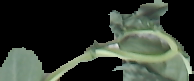
#> input picture src/tools/dataset/ 0- 0.png, 194 x 81 px, given as the content of the folder /home/pi/20220501-1000, which was not available
$ python preprocess.py
#> lines starting #> are read from the running program, lines starting #| are printed output that depends on the picture; after the words box and inside, x2 and y2 are one past the last pixel; in counts of white or black regions, pixels touching at a corner belong together; pictures that were not available may be replaced by others from this repository, and a replacement may not be noted
import cv2
from os.path import join as pj
import numpy as np
from os import listdir
from os.path import isfile

PIX_PER_MM = 2.3

def list_files(mypath):
#> in test, img is the input picture: shape (81, 194, 3); mean B, G, R 49.1, 58.8, 51.1
    return [f for f in listdir(mypath) if isfile(pj(mypath, f))]

def list_folders(mypath):
    return [f for f in listdir(mypath) if not isfile(pj(mypath, f))]

def green_cord(img, min_area = 600, max_area = 9e20, draw=False, k=1.1):
    """
    Extract all plant-lile part form given image. Ignore tiny ones, and merge close ones.

    @param img: image BGR
    @param min_area: min size to ignore, default 600 is about 1 cm^2
    @param max_area: max size to ignore
    @param draw: if to draw bounding box on masked image
    @param k: ratio of neighboring blocks to merge

    @return out: bounding box coords [x,y,w,h]
    @return img_green: background masked image
    """
#> called with min_area = 600, max_area = 9e+20, draw = False, k = 1.1

    hsv = cv2.cvtColor(img, cv2.COLOR_BGR2HSV)
#> hsv: shape (81, 194, 3); mean H, S, V 23.6, 19.6, 58.8

    # green parameters
    lower_green =  np.array([30,33,33])

    higher_green = np.array([80,255,255])


    mask = cv2.inRange(hsv, lower_green, higher_green)
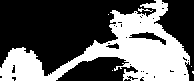
#> mask: shape (81, 194); 37.8% white; 6 white regions (4 under 20 px), largest, box (x1, y1, x2, y2) and area: (0, 0, 190, 81) 5908, (138, 8, 153, 12) 25
    kernel = cv2.getStructuringElement(cv2.MORPH_RECT,(3, 3))


    opened = cv2.morphologyEx(mask, cv2.MORPH_CLOSE, kernel,iterations=3)
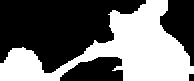
#> opened: shape (81, 194); 42.6% white; 1 white region


    img_green = cv2.bitwise_and(img, img, mask = opened)

    contours, hierarchy = cv2.findContours(opened, cv2.RETR_EXTERNAL, cv2.CHAIN_APPROX_SIMPLE)
#> contours = 1 contour; box (x1, y1, x2, y2) and area: (0, 0, 194, 81) 6390
    Coordinates_list = []
    for c in range(len(contours)):
        area = cv2.contourArea(contours[c], False)
        if min_area < area < max_area:
            x,y,w,h = cv2.boundingRect(contours[c])
            # Coordinates_list.append([[x,y],[x+w,y+h]]) # append bounding box
            Coordinates_list.append([x,y,w,h]) # append params
        else:
            x,y,w,h = cv2.boundingRect(contours[c])
            cv2.rectangle(img_green, (x, y), (x+w,y+h), (0, 0, 0), thickness=-1)
#> this loop made 1 pass
#> (area, x, y, w, h) on pass 1: (6390, 0, 0, 194, 81)
#> after the loop, Coordinates_list = [[0, 0, 194, 81]]

    # merge neighbor counters
    out=[]
    crd_length = len(Coordinates_list)
#> crd_length = 1
    for i in range(crd_length):
        for j in range(i,crd_length):
            if i==j:
                if i == 0 and crd_length==0:
                    # print('??')
                    out.append(Coordinates_list[i])
                continue
            # [6 lines of commented-out code are left out]
            c1=Coordinates_list[i]
            c2=Coordinates_list[j]
            # (x1 -x2 +(w1-w2)/2) < 1/k(w1 + w2)
            if abs(c1[0] - c2[0] + (c1[2] -c2[2])/2)< (c1[2] +c2[2])/k and abs(c1[1] - c2[1] + (c1[3] -c2[3])/2)< (c1[3] +c2[3])/k:
                # print("combine")
                x00, y00, x01, y01 = c1[0], c1[1], c1[0]+c1[2], c1[1] + c1[3]
                x10, y10, x11, y11 = c2[0], c2[1], c2[0]+c2[2], c2[1] + c2[3]
                x0 = x00 if x00<x10 else x10
                y0 = y00 if y00<y10 else y10
                x1 = x01 if x01>x11 else x11
                y1 = y01 if y01>y11 else y11
                out.append([x0,y0,x1-x0,y1-y0])

                if c1 in out:
                    out.remove(c1)
                if c2 in out:
                    out.remove(c2)
                # print(x0,y0,x1,y1)
                # c_merge =
            else:
                # print(c1,c2,abs(c1[0] - c2[0] + (c1[2] -c2[2])/2), (c1[2] +c2[2])/k , abs(c1[1] - c2[1] + (c1[3] -c2[3])/2), (c1[3] +c2[3])/k)
                # print("no change")
                out.append(c1)
                out.append(c2)
#> after the loop, out = []

    if draw:
        for x,y,w,h in out:
            cv2.rectangle(img_green,(x,y),(x+w,y+h),(0,255,0),2)
            text ="%d,%d"%(x,y)
            h_max, w_max= img_green.shape[:2]

            if y<0.1*h_max:
                # 25 is offset by 1080x1980
                cv2.putText(img_green,text,(x,y+h+25),cv2.FONT_HERSHEY_SIMPLEX, 1, (255, 255, 255),2, cv2.LINE_AA)
            else:
                cv2.putText(img_green,text,(x,y),cv2.FONT_HERSHEY_SIMPLEX, 1, (255, 255, 255),2, cv2.LINE_AA)

    return  out, img_green

def test(record_path):
    record_path = "/home/pi/20220501-1000"
    out_root = "/home/pi/AgroPot/src/tools/dataset"
    names = list_files(record_path)

    for idx,n in enumerate(names):
        img = cv2.imread(pj(record_path,n))
        # print(img.shape)
        # exit()
        coors, img_out = green_cord(img)
#> coors = []
        if len(coors)==0:
            continue
        print(len(coors))
        for i,c in enumerate(coors):
            img_cut = img_out[c[1]:c[1]+c[3], c[0]:c[0]+c[2],:]
            cv2.imwrite(pj(out_root,"%2d-%2d.png")%(idx,i), img_cut)


        vis = np.concatenate((img, img_out), axis=1)
        cv2.imwrite(pj(out_root, "%02d.png"%idx),vis)
        # print(coor)
        # return
        print(idx, "*"*10)
        # exit()


if __name__ == "__main__":
    # img = camera_capture()
    # cv2.imwrite("2.png", img)

    test("?")
# 23pix per cm
